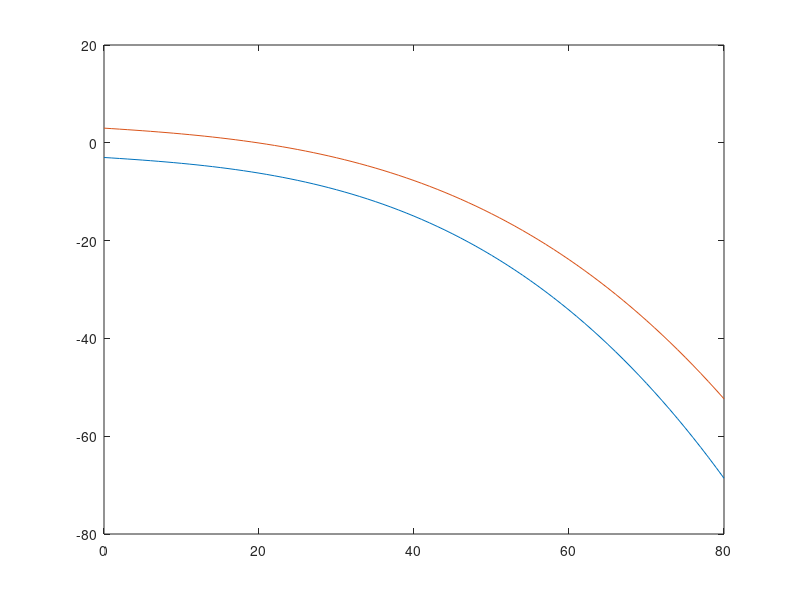

MATLAB code to generate this figure: (Note: this script raises an error after producing the figure.)
%% this section is a unit test for reference line generator, where we compare two
% functions between generator working in frenet coordinate and in Cartisian
% coordinate.
clc
clear all
close all
reference = [[],[]];
LEN = 80;
for i = 1:10
    reference = [reference;[i+1,i*1.2]]
end
    
    line_a = [[],[]];
    line_b = [[],[]];
    
% a0 = 3; a1 = 0.1; a2 = 0.001; a3 = 0.0001;
% b0 = -3; b1 = 0.1; b2 = 0.001; b3 = 0.00008;

a0 = -3; a1 = -0.1; a2 = -0.001; a3 = -0.0001;
b0 = 3; b1 = -0.1; b2 = -0.001; b3 = -0.00008;

for i = 0:LEN
    y = a0 +a1 * i + a2 *i^2 + a3 *i^3;
    line_a = [line_a; [i,y]];
end

for i = 0:LEN
    y = b0 + b1 * i + b2 * i^2 + b3 * i^3;
    line_b = [line_b; [i,y]];
end

plot(line_a(:,1), line_a(:,2))

hold on
plot(line_b(:,1), line_b(:,2))

hold on

LEN = 80;
tic;
reference_1 = reference_line_generator(a0,a1,a2,a3, b0,b1,b2,b3, LEN);
toc;
fprintf('reference_1 generation time is: %f ms \r',(1000*toc))
tic;
reference_2 = reference_line_generator_frenet(a0,a1,a2,a3, b0,b1,b2,b3, LEN);
toc;
fprintf('reference_2 generation time is: %f ms \r',(1000*toc))
plot(reference_1(:,1),reference_1(:,2),'--b')

plot(reference_2(:,1),reference_2(:,2),'^r','MarkerSize',2)

hold on

S = 0;
D0 = 0;
Ti = LEN;
Di = -6;
ref_bezier = [[],[]];
index =1;
while S < Ti
    p = Bezierfrenet_5(D0, Ti, Di,S);
    ref_bezier =[ref_bezier; p];
    S = S + sqrt((reference_1(index+1,1)-reference_1(index,1))^2 + ...
        (reference_1(index+1,2)-reference_1(index,2))^2);
    index = index + 1;
end

trajs_new = reference_generation(reference_1, ref_bezier);
plot(trajs_new(:,1),trajs_new(:,2),'--r');
legend('ref on left','ref on right','ref in Cartisian','ref in Frenet','changing lane');

% figure
% plot(ref_bezier(:,1),ref_bezier(:,2))

delta_heading_rad = calculat_delta_heading(reference_1, trajs_new);
delta_heading_deg = rad_to_deg(delta_heading_rad);
kappa = calculate_kappa(trajs_new);

output = [ref_bezier,delta_heading_rad,kappa];

figure
plot(1:length(delta_heading_deg),delta_heading_deg,'-r');
legend('delta heading in deg');

figure
plot(1:length(kappa),kappa,'-r');
legend('kappa');





function [delta_heading] = calculat_delta_heading(center_line, traj_new)
    LEN = min(length(center_line), length(traj_new));
    delta_heading = [0];
    for i = 1: LEN-1
        x1 = center_line(i+1,1) - center_line(i,1);
        y1 = center_line(i+1,2) - center_line(i,2);
        x2 = traj_new(i+1,1) - traj_new(i,1);
        y2 = traj_new(i+1,2) - traj_new(i,2);
        delta_theta =  (x1 * x2 + y1 * y2) / (sqrt(x1^2 + y1^2) * sqrt(x2^2 + y2^2));
        delta_heading =  [delta_heading; acos(delta_theta)];
        i = i+1;
    end
end

function [reference] = reference_line_generator(a0,a1,a2,a3, b0,b1,b2,b3, LEN)
%% in this function, we use the left and right lane polynomials to generate
% a reference center line
% input: left lane polynomials, right lane polynomials, LEN(length of reference)
% output: reference center line polynomials
reference = [[],[]];

for i = 0:0.2:LEN
    y = 0.5 * ( (a0 + a1 * i + a2 * i^2 + a3 * i^3) + (b0 + b1 * i + b2 * i^2 + b3 * i^3));
    reference =  [reference; [i,y]];
end
end

function y = f_a(a0, a1, a2, a3, x)
    y = a0 + a1 * x + a2 * x^2 + a3 * x^3;
end

function y = f_b(b0, b1, b2, b3, x)
    y = b0 + b1 * x + b2 * x^2 + b3 * x^3;
end

function y = deg_to_rad(x)
    y = x * pi / 180;
end

function y = rad_to_deg(x)
    y = x * 180 / pi;
end

function [reference] = reference_line_generator_frenet(a0,a1,a2,a3, b0,b1,b2,b3, LEN)
S = 0;
s_a = 0;
s_b = 0;
x_a = 0;
x_b = 0;
reference = [x_a, x_b];
delta_x = 0.02;
RESOLUTION = 0.2;
y_a_pre = f_a(a0,a1,a2,a3, x_a);
y_b_pre = f_b(b0,b1,b2,b3, x_b);
reference = [x_a, 0.5*(y_a_pre + y_b_pre)];
while S < LEN

    s_a = 0;
    s_b = 0;
    while s_a < RESOLUTION
        x_a = x_a + delta_x;
        y_a = f_a(a0,a1,a2,a3, x_a);
        s_a = s_a + sqrt( delta_x^2 + (y_a - y_a_pre)^2);
        y_a_pre = y_a;
      
       
    end
    
    while s_b < RESOLUTION 
        x_b = x_b + delta_x;
        y_b = f_b(b0,b1,b2,b3, x_b);
        s_b = s_b + sqrt( delta_x^2 + (y_b - y_b_pre)^2);
        y_b_pre = y_b;
        
    end
    S = S + RESOLUTION;
    reference = [reference; [0.5*(x_a + x_b), 0.5*(y_a + y_b) ]];
end
end

function [p] = Bezierfrenet_5(D0, Ti, Di,t)
 
    p0 = [ 0, D0];
    p1 = [0.25 * Ti, D0];
    p2= [0.5 *Ti, D0];
    p3 =[ 0.5 * Ti, Di];
    p4 =[ 0.75 * Ti, Di];
    p5 = [Ti, Di];
  %generate a fifth order bezier curve

    p= (1-(t)/Ti)^5*p0 + 5*(1-(t)/Ti)^4*((t)/Ti)*p1 + 10*(1-(t)/Ti)^3*((t)/Ti)^2*p2 +...
     10*(1-(t)/Ti)^2*((t)/Ti)^3*p3 +5*(1-(t)/Ti)*((t)/Ti)^4*p4 + ((t)/Ti)^5*p5;

end
 
function [trajs_new] = reference_generation(trajs_local, p_store)
%% this function provides method of generating changing lane discrete positions.    
% inputs: here the trajs_local is a vector<vector<double>>,with its dimension
%n by 2, the p_store store the information Bezier curve generaion
%function creates, which are longitudinal 's' and 'lateral offset', which
%is also in dimension of n by 2. 
%output: with the two inputs info, we are able to generate under vehicle
%coordinate the changing lane positions by doing position shift, based on
%the original trajs_local, in frenet direction with offset info provided by
%p_store.
    trajs_new = [[ ],[ ]];
    for i = 1: min(length(p_store), length(trajs_local))
%         if (i + current_index) > length(waypoint)
%             break;
%         end
        d = p_store(i,2);
        if trajs_local(i,1) == 0
            theta = 0;
        else
            theta = atan(trajs_local(i,2) / trajs_local(i,1));
        end
        
        if (theta>-pi/2 && theta <=0)
            x = trajs_local(i,1) - d * sin(theta);
            y = trajs_local(i,2) + d * cos(theta);
            trajs_new = [trajs_new ; [x,y]];
        elseif (theta>0 && theta < pi/2)
            x = trajs_local(i,1) - d * sin(theta);
            y = trajs_local(i,2) + d * cos(theta);
            trajs_new = [trajs_new ; [x,y]];    
        else
           fprintf("it seems that the reference line is unacceptable!");
        end
    end
end

function [kappa] = calculate_kappa(trajs_new)

%% this function provide the method of generating a sequence of curvature(kappa) 
% input: a sequence of discrete points with position x and y.
% output: a sequence of kappa on each point.
% notice: vehicle turning right has negative curvature, and vice versa.


    % calculate the first derivatives
    pd = zeros(length(trajs_new),1);
    pdd = zeros(length(trajs_new),1);
    kappa = zeros(length(trajs_new),1);
    
    for i = 1:length(trajs_new)-1
        pd(i) = (trajs_new(i+1,2)-trajs_new(i,2))/(trajs_new(i+1,1)-trajs_new(i,1));   
    end
    pd(length(trajs_new)) = pd(length(trajs_new)-1);
    % calculate the second derivatives
    pdd(1) = 0;
    for i =2: length(trajs_new)-1
        
        pdd(i) = (trajs_new(i+1,2)-2*trajs_new(i,2) +...
            trajs_new(i-1,2))/(0.5*(-trajs_new(i-1,1)+trajs_new(i+1,1)))^2;
    end
    pdd(length(trajs_new)) = pdd(length(trajs_new)-1);
    
    for i  = 1:length(trajs_new)
        kappa(i) = (pdd(i))/((1+pd(i)^2)^(1.5));
    end
end

function [trajs_new] = update_trajs(velocity,trajs_new,delta_t)
    S = velocity * delta_t;
    s = 0;
    for i = 1: length(trajs_new)
        s = s + sqrt((trajs_new(i+1,1) - trajs_new(i,1))^2 + ...
            (trajs_new(i+1,2) - trajs_new(i,2))^2);
        if s>= S
            break;
        end
    end
end
